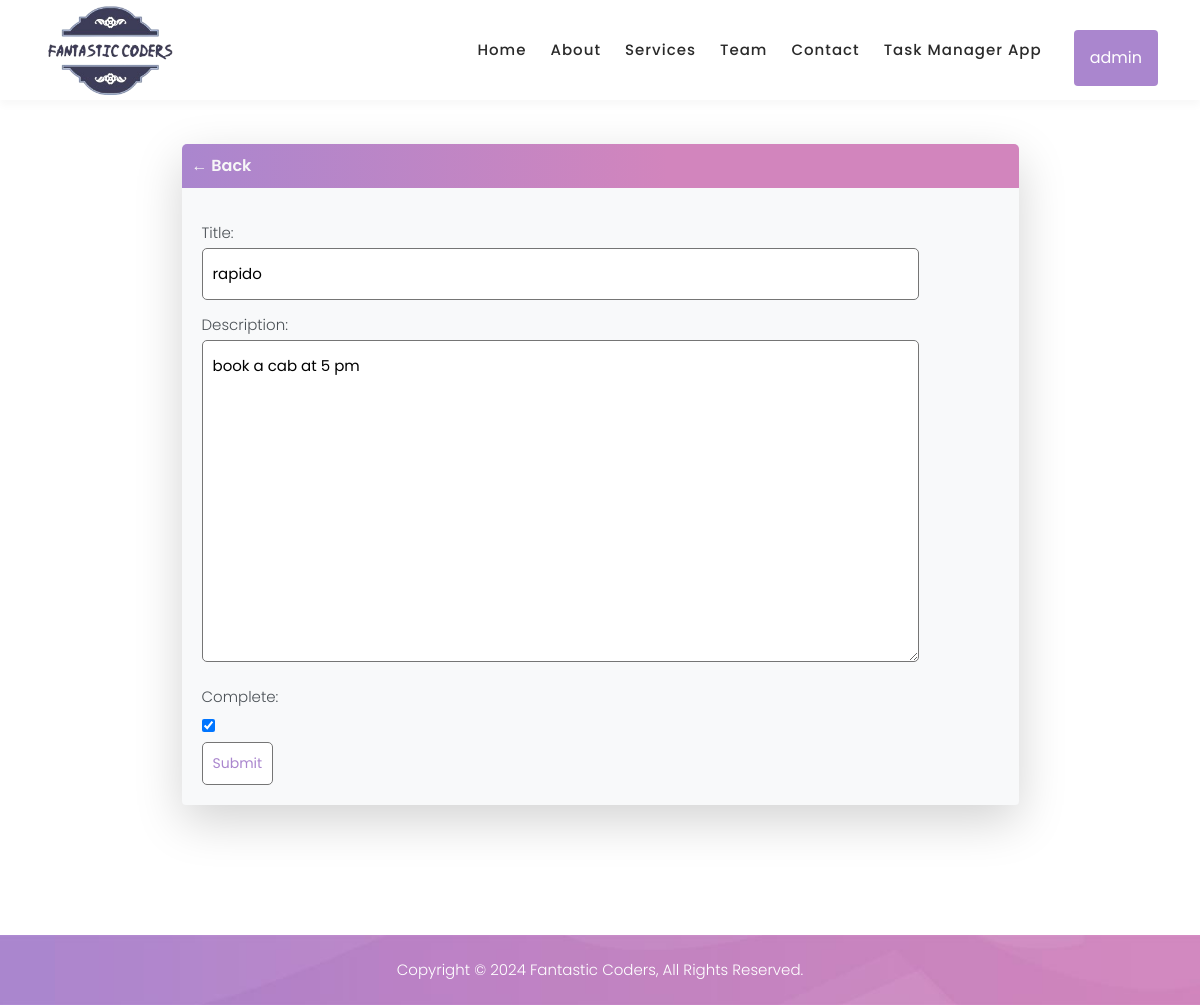
Page /task-update/6/ (signed in) on the committed database.
### base/models.py (models this page shows, shortened)
class Task(models.Model):
    user = models.ForeignKey(User, on_delete=models.CASCADE, null=True, blank=True)
    title = models.CharField(max_length=200)
    description = models.TextField(null=True, blank=True)
    complete = models.BooleanField(default=False)
    created = models.DateTimeField(auto_now_add=True)
    class Meta:
        order_with_respect_to = 'user'

### base/views.py (the view)
# urls.py: path('task-update/<int:pk>/',TaskUpdate.as_view(), name="task-update"),
class TaskUpdate(LoginRequiredMixin, UpdateView):
    model = Task
    fields = ['title', 'description', 'complete']
    success_url = reverse_lazy('tasks')

### base/templates/base/task_form.html (shortened to what this page needs)
{% extends 'base/base.html' %}
{% block content %}
<div class="container-fluid pt-5">
    <div class="container pt-5">
        <div class="w-75 mt-5 mx-auto shadow-lg mb-5 bg-light rounded">
            <div class="header-bar">
                <a href="{% url 'tasks' %}">&#8592; Back</a>
            </div>
            <div class="card-body">
                <form method="POST" action="">
                    {{form.as_p}}
                    <input class="custom-button" type="submit" value="Submit">
                </form>
            </div>
        </div>
    </div>
</div>
{% endblock content %}

### base/templates/base/base.html (shortened to what this page needs)
{% load static %}
<!DOCTYPE html>
<html lang="en">
<head>
    <link href="../../static/vendor/bootstrap/css/bootstrap.min.css" rel="stylesheet">
    <link rel="stylesheet" href="../../static/assets/css/styles.css">
    <link rel="stylesheet" href="../../static/assets/css/animated.css">
    <link rel="stylesheet" href="../../static/assets/css/owl.css">
</head>
<body>
    <header class="header-area header-sticky fixed-top wow slideInDown" data-wow-duration="0.75s" data-wow-delay="0s">
        <div class="container">
            <div class="row">
                <div class="col-12">
                    <nav class="main-nav">
                        <a href="/" class="logo">
                            <img src="../../static/assets/images/fantastic2-removebg-preview.png" height="100px" alt="">
                        </a>
                        <ul class="nav">
                            <li class="scroll-to-section"><a href="/" class="">Home</a></li>
                            <li class="scroll-to-section"><a href="{% url 'about' %}">About</a></li>
                            <li class="scroll-to-section"><a href="{% url 'services' %}">Services</a></li>
                            <li class="scroll-to-section"><a href="{% url 'team' %}">Team</a></li>
                            <li class="scroll-to-section"><a href="{% url 'contact' %}">Contact</a></li>
                            <li class="scroll-to-section">
                                <div><a href="{% url 'tasks' %}">Task Manager App</a></div>
                            </li>
                            {% if request.user.is_authenticated %}
                            <li>
                                <div class="dropdown navbar-link">
                                    <button class="dropbtn rounded">{{request.user.username}}</button>
                                </div>
                            </li>
                            {% endif %}
                        </ul>
                    </nav>
                </div>
            </div>
        </div>
    </header>
    {% block content %} {% endblock content %}
    <footer>
        <div class="container">
            <div class="row">
                <div class="col-lg-12">
                    <p>Copyright © 2024 Fantastic Coders, All Rights Reserved.
                    </p>
                </div>
            </div>
        </div>
    </footer>
</body>
</html>

### base/static/assets/css/styles.css (style rules this page uses)
html, body, div, span, applet, object, iframe, h1, h2, h3, h4, h5, h6, p, blockquote, div pre, a, abbr, acronym, address, big, cite, code, del, dfn, em, font, img, ins, kbd, q, s, samp, small, strike, strong, sub, sup, tt, var, b, u, i, center, dl, dt, dd, ol, ul, li, figure, header, nav, section, article, aside, footer, figcaption { margin: 0; padding: 0; border: 0; outline: 0; }
ul, li { padding: 0; margin: 0; list-style: none; }
header, nav, section, article, aside, footer, hgroup { display: block; }
* { box-sizing: border-box; }
html, body { font-family: 'Poppins', sans-serif; font-weight: 400; background-color: #fff; -ms-text-size-adjust: 100%; -webkit-font-smoothing: antialiased; -moz-osx-font-smoothing: grayscale; }
a { text-decoration: none !important; }
ul { margin-bottom: 0px; }
p { font-size: 15px; line-height: 30px; font-weight: 300; color: #afafaf; }
img { width: 100%; overflow: hidden; }
html, body { background: #fff; font-family: 'Poppins', sans-serif; }
.header-area { background-color: #fff; box-shadow: 0px 5px 8px rgba(0,0,0,0.03); position: absolute; left: 0px; right: 0px; z-index: 100; height: 100px; -webkit-transition: all .5s ease 0s; -moz-transition: all .5s ease 0s; -o-transition: all .5s ease 0s; transition: all .5s ease 0s; }
.header-area .main-nav { min-height: 80px; background: transparent; }
.header-area .main-nav .logo { float: left; -webkit-transition: all 0.3s ease 0s; -moz-transition: all 0.3s ease 0s; -o-transition: all 0.3s ease 0s; transition: all 0.3s ease 0s; }
.header-area .main-nav .logo { line-height: 100px; float: left; -webkit-transition: all 0.3s ease 0s; -moz-transition: all 0.3s ease 0s; -o-transition: all 0.3s ease 0s; transition: all 0.3s ease 0s; }
.header-area .main-nav .nav { float: right; margin-top: 30px; margin-right: 0px; background-color: transparent; -webkit-transition: all 0.3s ease 0s; -moz-transition: all 0.3s ease 0s; -o-transition: all 0.3s ease 0s; transition: all 0.3s ease 0s; position: relative; z-index: 999; }
.header-area .main-nav .nav li { padding-left: 20px; padding-right: 20px; }
.header-area .main-nav .nav li:last-child { padding-right: 0px; padding-left: 40px; }
.header-area .main-nav .nav li a { display: block; font-weight: 500; font-size: 15px; color: #2a2a2a; text-transform: capitalize; -webkit-transition: all 0.3s ease 0s; -moz-transition: all 0.3s ease 0s; -o-transition: all 0.3s ease 0s; transition: all 0.3s ease 0s; height: 40px; line-height: 40px; border: transparent; letter-spacing: 1px; }
.header-area.header-sticky { min-height: 80px; }
.header-area .nav { margin-top: 30px; }
@media (max-width: 1200px) { .header-area .main-nav .nav li { padding-left: 12px; padding-right: 12px; } }
@media (max-width: 1200px) { .header-area .main-nav:before { display: none; } }
@media (min-width: 767px) { .header-area .main-nav .nav { display: flex !important; } }
footer { background-image: url(../images/footer-bg.jpg); background-position: center center; background-repeat: no-repeat; background-size: cover; margin-top: 130px; }
footer p { text-align: center; margin: 20px 0px; color: #fff; }
@media (max-width: 1200px) { .header-area .main-nav .nav li:last-child { padding-left: 20px; } }

### base/templates/base/base.html (style rules this page uses)
a, p { color: #4b5156 }
a { font-weight: 600; }
.header-bar { display: flex; justify-content: space-between; color: #fff; padding: 10px; border-radius: 5px 5px 0 0; background: linear-gradient(90deg, rgba(170, 134, 206, 1) 0%, rgba(210, 133, 189, 1) 58%); }
.header-bar a { color: rgb(247, 247, 247); text-decoration: none; }
input[type=text], input[type=password], textarea { border: 1px solid #757575; border-radius: 5px; padding: 10px; width: 90%; }
label { padding-top: 10px !important; display: block; }
::placeholder { font-weight: 300; opacity: 0.5; }
.custom-button { border: 1px solid #757575; background-color: #FFF; color: rgb(170, 134, 206); padding: 10px; font-size: 14px; border-radius: 5px; cursor: pointer; text-decoration: none; }
.card-body { padding: 20px; }
.dropbtn { background-color: rgb(170, 134, 206); color: white; padding: 16px; font-size: 16px; border: none; }
.dropdown { position: relative; display: inline-block; }

### rows in the picture
Task: title "rapido", description "book a cab at 5 pm", complete "☑"

### other values in the picture
{{ request.user.username }} "admin"
